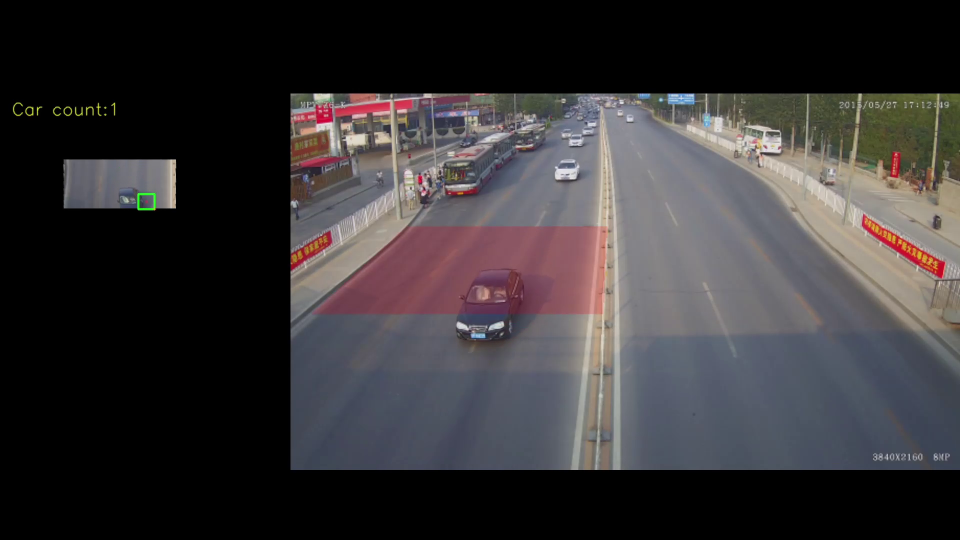
#> input picture frame 29 of Project1.mp4, 1920 x 1080 px, given in place of test.avi, which was not available (shown at 1/2 size)
$ python VehicleCount.py
#> lines starting #> are read from the running program, lines starting #| are printed output that depends on the picture; after the words box and inside, x2 and y2 are one past the last pixel; in counts of white or black regions, pixels touching at a corner belong together; pictures that were not available may be replaced by others from this repository, and a replacement may not be noted
### utils/utils.py
import numpy as np
import cv2
from copy import deepcopy

gap = (302 - 110) / 3
left_1 = (110, 110 + gap ) # left 1 lane
left_2 = (110 + gap, 110 + gap * 2) # left 2 lane
left_3 = (110 + gap * 2, 302 ) # left 3 lane
carNumber = 0
regin_split = [140, 160, 180, 200]
isDetectedLeft_1_zoom_1 = False
isDetectedLeft_2_zoom_1 = False
isDetectedLeft_3_zoom_1 = False

isDetectedLeft_1_zoom_2 = False
isDetectedLeft_2_zoom_2 = False
isDetectedLeft_3_zoom_2 = False

def setRoIPoint(roiPoints, roi):
	#RoI的顶点
    roiPoints[0] = (110, 127)
    roiPoints[1] = (302, 127)
    roiPoints[2] = (298, 210)
    roiPoints[3] = (20, 210)

    roi[0] = (110, 127)
    roi[1] = (302, 127)
    roi[2] = (298, 210)
    roi[3] = (20, 210)

  # [8 lines of commented-out code are left out]


def settransPoints(transPoints, trans):
	#RoI的顶点
    transPoints[0] = (110, 127)
    transPoints[1] = (302, 127)
    transPoints[2] = (298, 210)
    transPoints[3] = (20, 210)

    trans[0] = (110, 127)
    trans[1] = (302, 127)
    trans[2] = (302, 210)
    trans[3] = (110, 210)

    # [9 lines of commented-out code are left out]


def getRoI(img, ppt):
    mask = np.zeros_like(img)
    roi_image = np.zeros_like(img)
    cv2.fillPoly(mask, [ppt], (255, 255, 255))
    roi_image = deepcopy(cv2.bitwise_and(img, mask))
    return roi_image

def getShow(img, ppt):
    mask = deepcopy(img)
    cv2.fillPoly(mask, [ppt], (0, 0, 255))
    mergeImg = cv2.addWeighted(img, 0.8, mask, 0.2, 0)
    return mergeImg

def getDetecPoint(blob, roiImg, erodeImg):
    contours, hierarchy = cv2.findContours(erodeImg, cv2.RETR_EXTERNAL, cv2.CHAIN_APPROX_SIMPLE, offset=(0,0))

    boundRect = [cv2.boundingRect(c) for c in contours]

    for i in range(len(contours)):
        area = int(cv2.contourArea(contours[i]))
        if area >= 300:
            blob['centerPoint'].append(( int(boundRect[i][0] + boundRect[i][2] / 2), int(boundRect[i][1] + boundRect[i][3] / 2) ))
            blob['bottomRight'].append(( int(boundRect[i][0] + boundRect[i][2]), int(boundRect[i][1] + boundRect[i][3])))
            cv2.rectangle(roiImg, (boundRect[i][0], boundRect[i][1]), (boundRect[i][0] + boundRect[i][2], boundRect[i][1] + boundRect[i][3]), (0, 255, 0), 2)
    # Draw center point and bottom right point
    for i in range(len(blob['centerPoint'])):
        cv2.circle(roiImg, blob['bottomRight'][i], 2, (0, 0, 255))
        cv2.circle(roiImg, blob['centerPoint'][i], 2, (0, 0, 255))

def getCarNumber(blob, frame_count):
    """
    Concept:
    1. Split the region into 3 lanes
    2. Draw the narrow region in the Roi
    3. Count the number of car centers in each narrow region of lane
      1. set a flag to check if the car is detected
      2. check the center point of the car is in the narrow region?
      if yes, then count the number of center points and  set the flag to region 1
      3. if the center point leave the rigion, restore the flag
    """

    global carNumber, isDetectedLeft_1_zoom_1, isDetectedLeft_2_zoom_1, isDetectedLeft_3_zoom_1
    for i in range(len(blob['centerPoint'])):
        # Left 1 lane
        #print(blob['centerPoint'][i])
        if blob['centerPoint'][i][0] > left_1[0] and blob['centerPoint'][i][0] <= left_1[1]:
            if (not isDetectedLeft_1_zoom_1 and blob["bottomRight"][i][1] >= regin_split[0] and blob["bottomRight"][i][1] <= regin_split[1]): #region 1:150-160
                carNumber += 1
                isDetectedLeft_1_zoom_1 = True
                # carPointOnLeft_1.startPoint = Point(blob["bottomRight"][i][0], blob["bottomRight"][i][1]) #记录第一个右下角
                # carPointOnLeft_1.firstFrameCount = frame_count  #记录当前位于那一帧
            elif (blob["bottomRight"][i][1] > 190):
                isDetectedLeft_1_zoom_1 = False
        elif blob['centerPoint'][i][0] > left_2[0] and blob['centerPoint'][i][0] <= left_2[1]:
            if (not isDetectedLeft_2_zoom_1 and blob["bottomRight"][i][1] >= regin_split[0] and blob["bottomRight"][i][1] <= regin_split[1]): #region 1:150-160
                carNumber += 1
                isDetectedLeft_2_zoom_1 = True
                # carPointOnLeft_1.startPoint = Point(blob["bottomRight"][i][0], blob["bottomRight"][i][1]) #记录第一个右下角
                # carPointOnLeft_1.firstFrameCount = frame_count  #记录当前位于那一帧
            elif (blob["bottomRight"][i][1] > 190):
                isDetectedLeft_2_zoom_1 = False

        elif blob['centerPoint'][i][0] > left_3[0] and blob['centerPoint'][i][0] <= left_3[1]:
            if (not isDetectedLeft_3_zoom_1 and blob["bottomRight"][i][1] >= regin_split[0] and blob["bottomRight"][i][1] <= regin_split[1]): #region 1:150-160
                carNumber += 1
                isDetectedLeft_3_zoom_1 = True
                # carPointOnLeft_1.startPoint = Point(blob["bottomRight"][i][0], blob["bottomRight"][i][1]) #记录第一个右下角
                # carPointOnLeft_1.firstFrameCount = frame_count  #记录当前位于那一帧
            elif (blob["bottomRight"][i][1] > 190):
                isDetectedLeft_3_zoom_1 = False

    return carNumber


# [7 lines left out: function center, not called in this run]

### VehicleCount.py
import numpy as np
import cv2
from copy import deepcopy
from utils import utils


roiPoints = np.zeros((4, 2), dtype=np.int64)
transPoints = np.zeros((4, 2), dtype=np.int64)
trans = np.zeros((4, 2), dtype=np.float32)
roi = np.zeros((4, 2), dtype=np.float32)

cap = cv2.VideoCapture('test.avi')

object_detector = cv2.createBackgroundSubtractorMOG2(history=500, varThreshold=16, detectShadows=False)

time_count = 0  # calculate the background construct  time
frame_count = 1 # calculate the frame count
isTransform = False;  # record the transform status
ret, frame = cap.read()
#> frame is the input picture: shape (1080, 1920, 3); mean B, G, R 54, 52.2, 55.4

kernel = cv2.getStructuringElement(cv2.MORPH_RECT, (5, 5))

while(1 and frame is not None):
    frame_count += 1

    frame = cv2.resize(frame, (640, 360), interpolation = cv2.INTER_AREA)
#> frame: shape (360, 640, 3)

    imgCopy = deepcopy(frame)
    utils.setRoIPoint(roiPoints, roi)  # Set the 4 corners of the ROI region
    roiImg = utils.getRoI(imgCopy, roiPoints)
#> in getRoI, `cv2.fillPoly(mask, [ppt], (255, 255, 255))`:
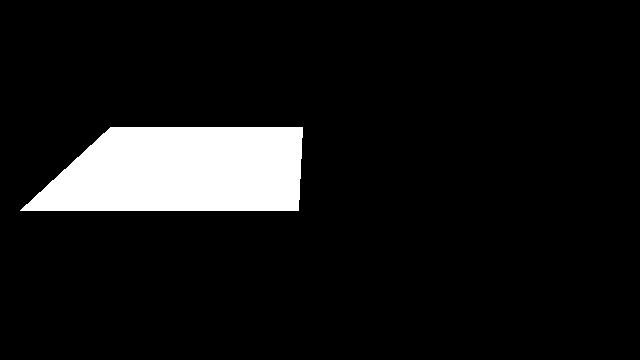
#> mask: shape (360, 640, 3); 8.6% white; 1 white region, box (x1, y1, x2, y2) and area: (20, 127, 303, 211) 19827
#> in getRoI, `roi_image = deepcopy(cv2.bitwise_and(img, mask))`:
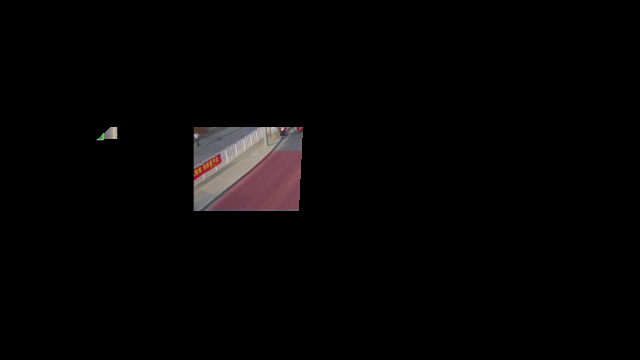
#> roi_image: shape (360, 640, 3); mean B, G, R 4.2, 4.1, 5.1

    getShowImg = utils.getShow(imgCopy, roiPoints)
#> in getShow, `cv2.fillPoly(mask, [ppt], (0, 0, 255))`:
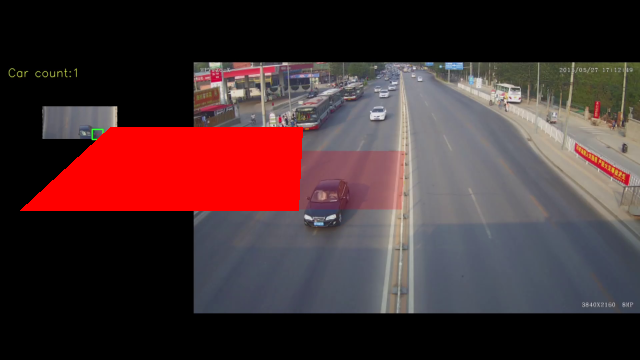
#> mask: shape (360, 640, 3); mean B, G, R 49.7, 48.1, 72.2
    cv2.imshow("getShowImg", getShowImg)

    #do the warpPerspective
    utils.settransPoints(transPoints, trans);
    if not isTransform:
        # Calculate the transform matrix
        M, mask = cv2.findHomography(roi, trans, cv2.RANSAC)
        isTransform = True

    roiImg = cv2.warpPerspective(roiImg, M, (500, 300))

    roiImgGray = cv2.cvtColor(roiImg, cv2.COLOR_BGR2GRAY)
    roiImgGray = cv2.GaussianBlur(roiImgGray, (7, 7), 0)
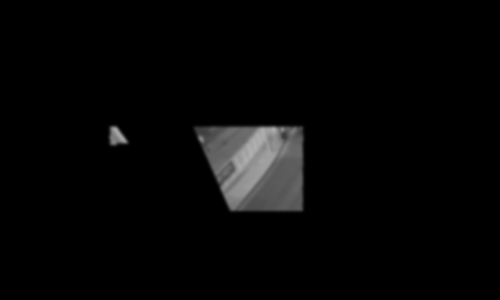
#> roiImgGray: shape (300, 500); min 0, max 177, mean 6

    fgmask = object_detector.apply(roiImgGray)
#> fgmask: shape (300, 500); every value is 255

    dilateImg = cv2.dilate(fgmask, kernel, )
    erodeImg = cv2.erode(dilateImg, kernel)

    blob = {'centerPoint':[], 'bottomRight': [], 'topLeft': []}
    utils.getDetecPoint(blob, roiImg, erodeImg)
#> in getDetecPoint, `contours, hierarchy = cv2.findContours(erodeImg, cv2.RETR_EXTERNAL, cv..`: contours = [[[0, 0], [0, 299], [499, 299], [499, 0]]]
#> in getDetecPoint, `boundRect = [cv2.boundingRect(c) for c in contours]`: boundRect = [(0, 0, 500, 300)]
#> the loop in getDetecPoint, `for i in range(len(contours)):` made 1 pass
#> area on pass 1: 149201
#> after the loop in getDetecPoint, `for i in range(len(contours)):`:
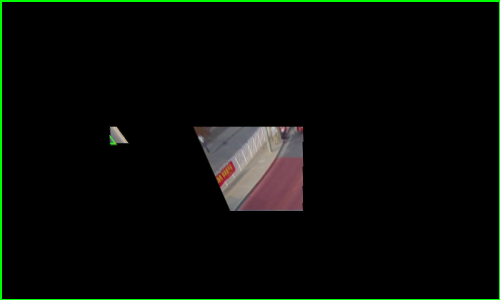
#> roiImg: shape (300, 500, 3); mean B, G, R 5.7, 9.7, 6.8
#> after the loop in getDetecPoint, `for i in range(len(blob['centerPoint'])):`: roiImg: shape (300, 500, 3); 0.01% of pixels changed, all inside (x1, y1, x2, y2) = (248, 148, 500, 300)
    car_count = utils.getCarNumber(blob, frame_count)
#> the loop in getCarNumber, `for i in range(len(blob['centerPoint'])): # Left 1 lane #print(blob['c..` made 1 pass
#> isDetectedLeft_3_zoom_1 on pass 1: False
#> after the loop in getCarNumber, `for i in range(len(blob['centerPoint'])):`: carNumber = 0
#> car_count = 0

    text = "Car count:" + str(car_count)
#> text = 'Car count:0'
    cv2.putText(roiImg, text, (20, 50), cv2.FONT_HERSHEY_SIMPLEX, 1, (0, 255, 255), 1, cv2.LINE_AA)
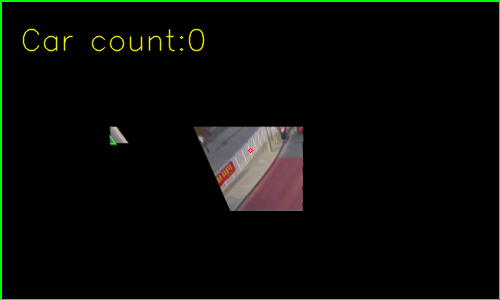
#> roiImg: shape (300, 500, 3); mean B, G, R 5.7, 10.5, 7.6
    cv2.imshow("roiImg", roiImg)
    ret, frame = cap.read()
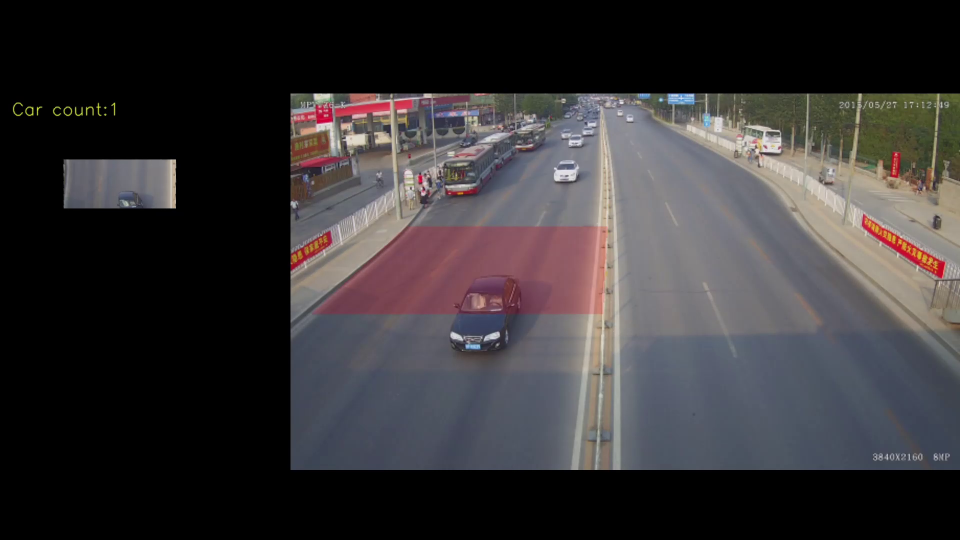
#> input picture frame 30 of Project1.mp4, 1920 x 1080 px, given in place of test.avi, which was not available (shown at 1/2 size)
#> frame is the input picture: shape (1080, 1920, 3); mean B, G, R 53.9, 52.2, 55.4

    k = cv2.waitKey(10)
#> (key Esc is pressed here)
    if k == 27:
        break

cap.release()
cv2.destroyAllWindows()

$ run again, starting later in the video
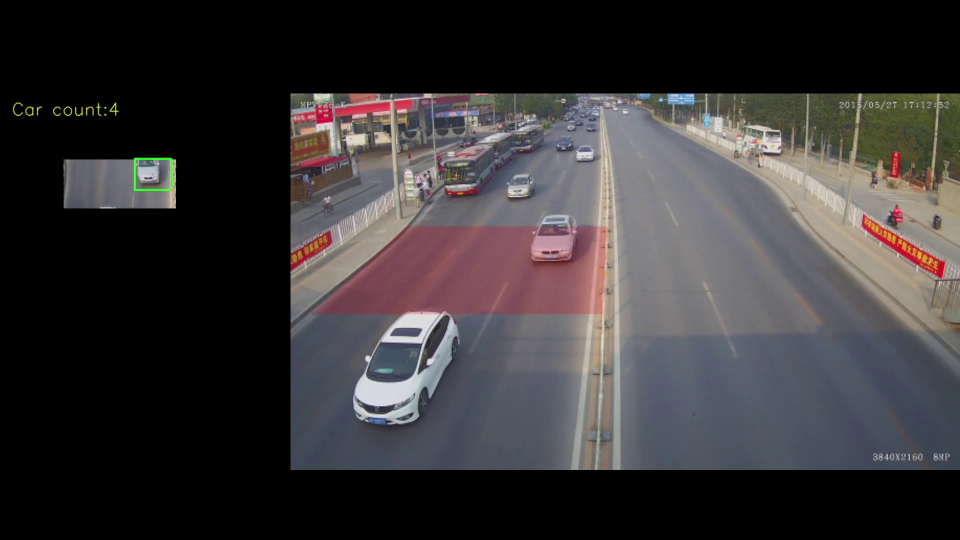
#> input picture frame 134 of Project1.mp4, 1920 x 1080 px, given in place of test.avi, which was not available (shown at 1/2 size)
#> frame is the input picture: shape (1080, 1920, 3); mean B, G, R 54.6, 53.2, 56.4
#> frame: shape (360, 640, 3)
#> in getShow, `mergeImg = cv2.addWeighted(img, 0.8, mask, 0.2, 0)`:
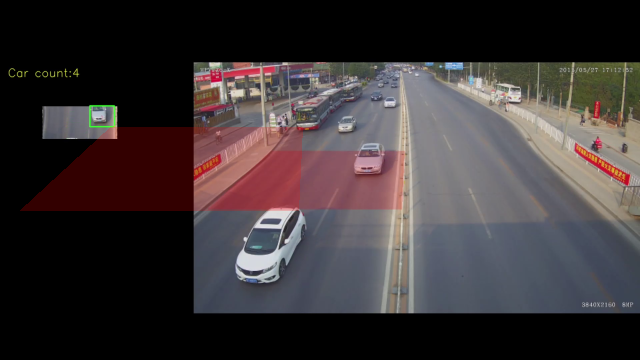
#> mergeImg: shape (360, 640, 3); mean B, G, R 53.7, 52.4, 59.7
#> fgmask: shape (300, 500); every value is 255
#> contours = [[[0, 0], [0, 299], [499, 299], [499, 0]]]
#> boundRect = [(0, 0, 500, 300)]
#> the loop in getDetecPoint, `for i in range(len(contours)):` made 1 pass
#> area on pass 1: 149201
#> the loop in getCarNumber, `for i in range(len(blob['centerPoint'])): # Left 1 lane #print(blob['c..` made 1 pass
#> isDetectedLeft_3_zoom_1 on pass 1: False
#> after the loop in getCarNumber, `for i in range(len(blob['centerPoint'])):`: carNumber = 0
#> text = 'Car count:0'
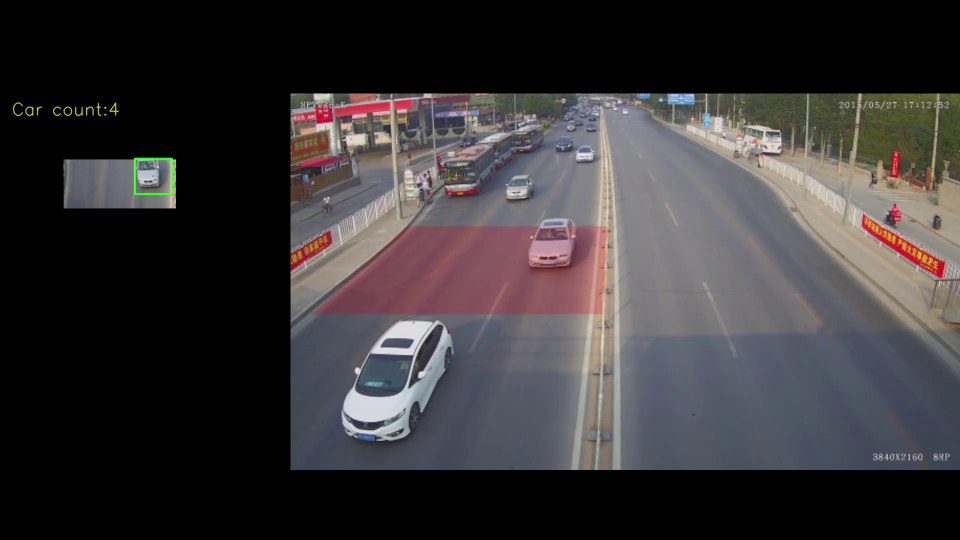
#> input picture frame 135 of Project1.mp4, 1920 x 1080 px, given in place of test.avi, which was not available (shown at 1/2 size)
#> frame is the input picture: shape (1080, 1920, 3); mean B, G, R 54.7, 53.3, 56.5

$ run again, starting later in the video
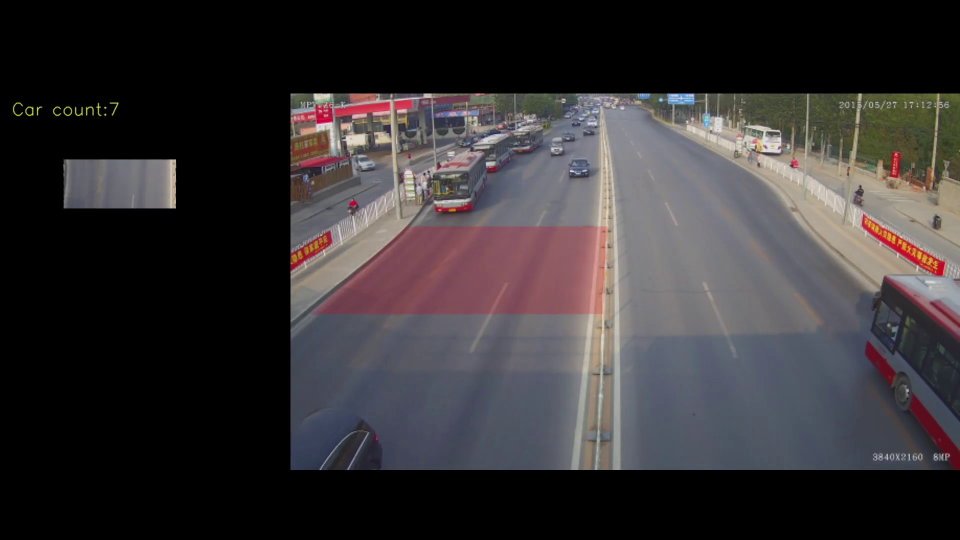
#> input picture frame 238 of Project1.mp4, 1920 x 1080 px, given in place of test.avi, which was not available (shown at 1/2 size)
#> frame is the input picture: shape (1080, 1920, 3); mean B, G, R 52.6, 50.9, 54.6
#> frame: shape (360, 640, 3)
#> in getShow, `cv2.fillPoly(mask, [ppt], (0, 0, 255))`:
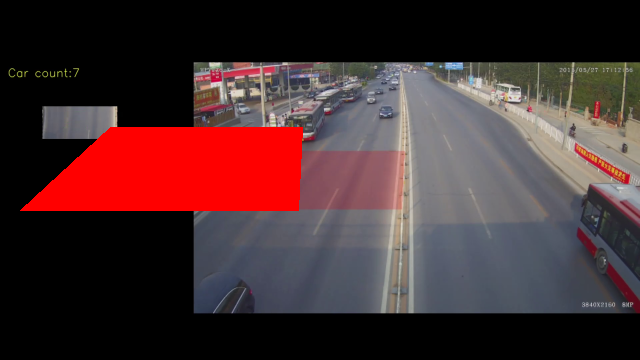
#> mask: shape (360, 640, 3); mean B, G, R 48.5, 46.8, 71.4
#> in getShow, `mergeImg = cv2.addWeighted(img, 0.8, mask, 0.2, 0)`:
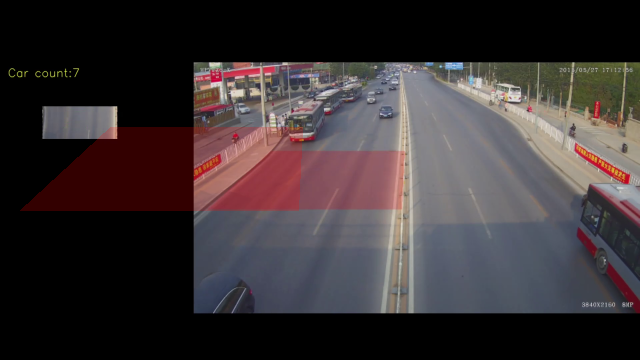
#> mergeImg: shape (360, 640, 3); mean B, G, R 51.8, 50.1, 58
#> fgmask: shape (300, 500); every value is 255
#> contours = [[[0, 0], [0, 299], [499, 299], [499, 0]]]
#> boundRect = [(0, 0, 500, 300)]
#> the loop in getDetecPoint, `for i in range(len(contours)):` made 1 pass
#> area on pass 1: 149201
#> the loop in getCarNumber, `for i in range(len(blob['centerPoint'])): # Left 1 lane #print(blob['c..` made 1 pass
#> isDetectedLeft_3_zoom_1 on pass 1: False
#> after the loop in getCarNumber, `for i in range(len(blob['centerPoint'])):`: carNumber = 0
#> text = 'Car count:0'
